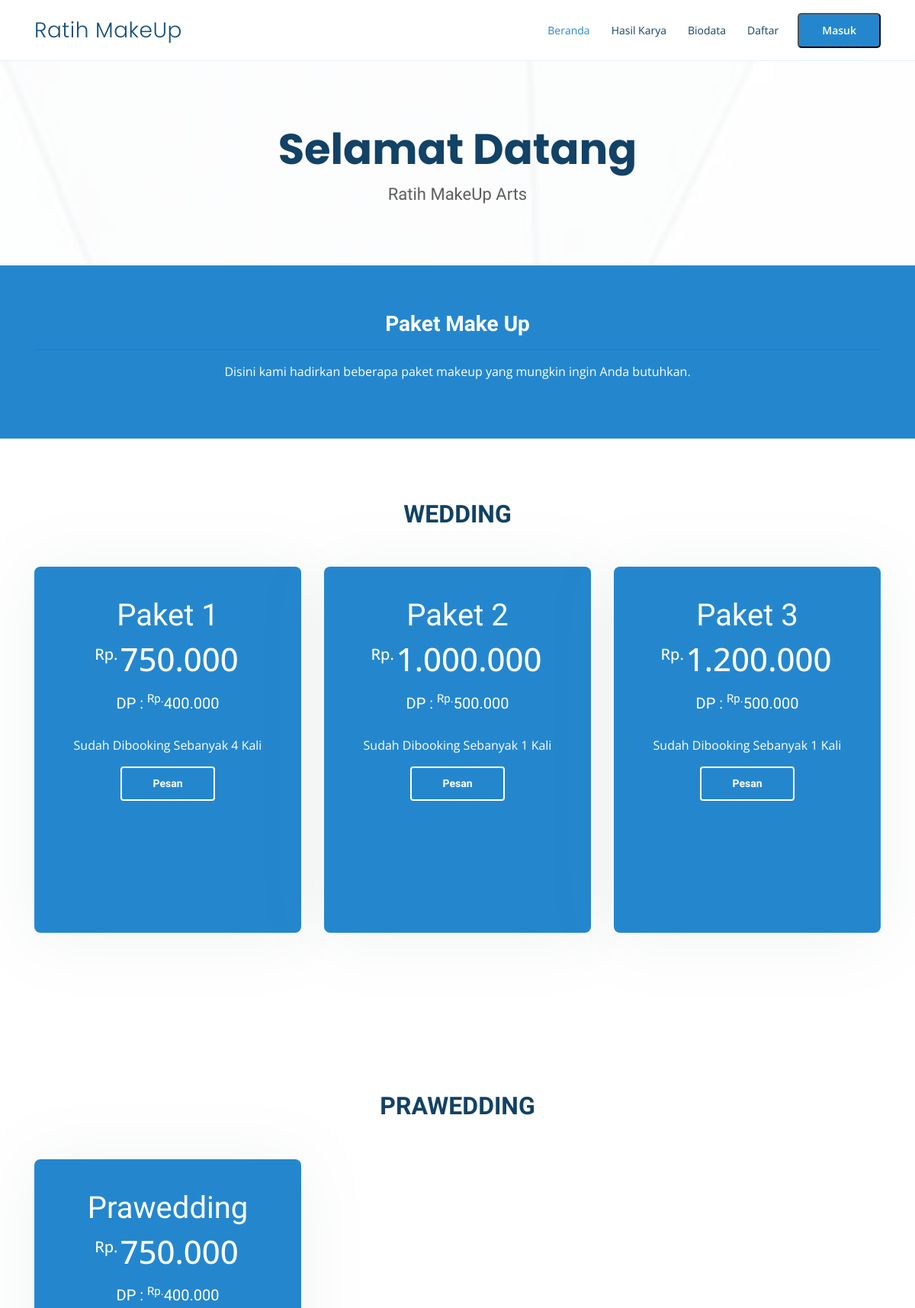
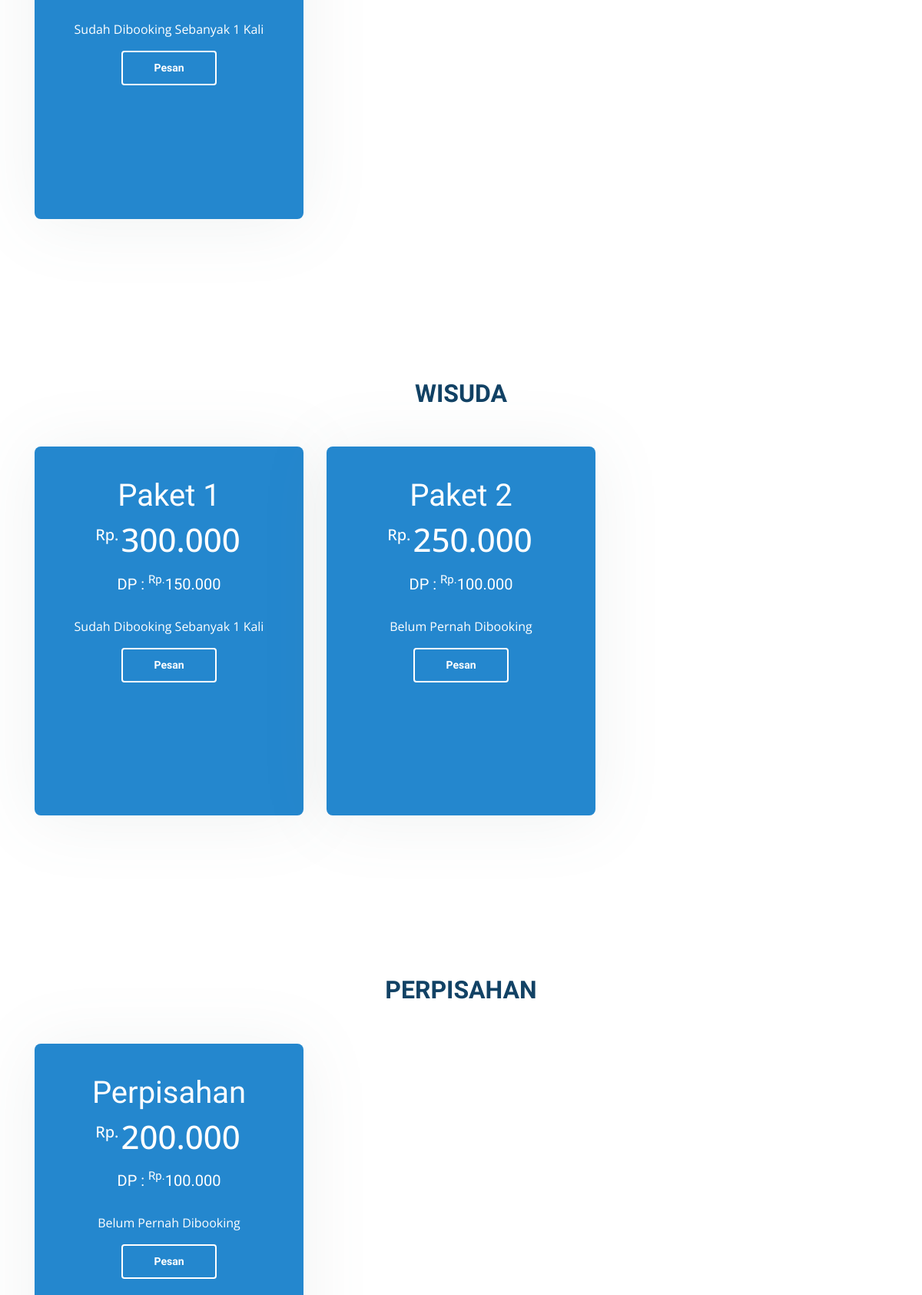
The page / (upper part) on the database its author committed (2 pictures, top to bottom).
### tables this page shows
CREATE TABLE `tb_makeup` (
  `id_makeup` int(11) NOT NULL,
  `nm_makeup` varchar(50) NOT NULL,
  `deskripsi` text NOT NULL,
  `lokasi_makeup` varchar(50) NOT NULL
);

CREATE TABLE `tb_paket_makeup` (
  `id_paket` int(11) NOT NULL,
  `id_makeup` int(11) NOT NULL,
  `nm_paket` varchar(100) NOT NULL,
  `harga_paket` int(11) NOT NULL,
  `deskripsi` text DEFAULT NULL,
  `batas_booking_per_hari` int(11) NOT NULL,
  `biaya_dp` int(11) NOT NULL,
  `foto` text NOT NULL,
  `jumlah_orang` int(11) NOT NULL DEFAULT 1
);

### application/core/MY_Controller.php (called while the page is built, shortened)
<?php
class MY_Controller extends CI_Controller
{
	public function view_frontend($view, $data = null)
	{
		$this->load->view('user/templateFrontend/header');
		$this->load->view('user/templateFrontend/navbar');
		$this->load->view($view, $data);
		$this->load->view('user/templateFrontend/footer');
	}
}

### application/controllers/user/Dashboard.php (called while the page is built, shortened)
<?php
class Dashboard extends MY_Controller
{
	public function index()
	{
		$data['makeup'] = $this->makeupModel->getAll();
		$data_makeup = $this->makeupModel->getAll();
		foreach ($data_makeup as $no => $makeup) {
			$data['makeup'][$no]->paket = new stdClass();
			$data['makeup'][$no]->paket = $this->paketMakeupModel->getByMakeup($makeup->id_makeup);
		}
		$this->view_frontend('user/dashboard', $data);
	}
}

### index.php (called while the page is built, shortened)
<?php
require_once BASEPATH.'core/CodeIgniter.php';

### application/models/Backend/Makeup_Model.php (called while the page is built, shortened)
<?php defined('BASEPATH') or exit('No direct script access allowed');
class Makeup_Model extends CI_Model
{
	private $_table = "tb_makeup";
	public function getAll()
	{
		return $this->db->get($this->_table)->result();
	}
}

### application/models/Backend/Paket_Makeup_Model.php (called while the page is built, shortened)
<?php defined('BASEPATH') or exit('No direct script access allowed');
class Paket_Makeup_Model extends CI_Model
{
	public function getByMakeup($id_makeup)
	{
		return $this->db->query("Select
									tb_paket_makeup.*,
									(SELECT COUNT(*)
									FROM tb_booking WHERE tb_booking.id_paket = tb_paket_makeup.id_paket AND tb_booking.status IN ('Sudah Bayar DP', 'Sudah Lunas')) AS jumlah_booking
									 FROM tb_paket_makeup WHERE tb_paket_makeup.id_makeup = " . $id_makeup)->result();
	}
}

### application/views/user/dashboard.php (the view, shortened to what this page needs)
<section id="hero" class="d-flex align-items-center" style="height: 80%;">
    <div class="container position-relative" data-aos="fade-up" data-aos-delay="100">
        <div class="row justify-content-center">
            <div class="col-xl-12 col-lg-12 col-md-12 col-xs-12 text-center">
                <h1>Selamat Datang</h1>
                <h2>Ratih MakeUp Arts</h2>
            </div>
        </div>
    </div>
</section>
<main id="main">
    <section id="cta" class="cta">
        <div class="container" data-aos="zoom-in">
            <div class="text-center">
                <h3>Paket Make Up</h3>
                <hr>
                <p> Disini kami hadirkan beberapa paket makeup yang mungkin ingin Anda butuhkan.</p>
            </div>
        </div>
    </section>
    <?php foreach ($makeup as $mp) : ?>
        <section id="pricing" class="pricing">
            <div class="container" data-aos="fade-up">
                <div class="section-title">
                    <h2><?= $mp->nm_makeup ?></h2>
                </div>
                <div class="row">
                    <?php foreach ($mp->paket as $paket) : ?>
                        <div class="col-lg-4 col-md-6 mt-4 mt-md-0 mb-5" data-aos="zoom-in" data-aos-delay="100">
                            <div class="box featured" style="height: 30rem;">
                                <h1 style="color: white;"><?= $paket->nm_paket ?></h1>
                                <h4><sup>Rp.</sup><?= number_format($paket->harga_paket, '0', ',', '.') ?></h4>
                                <?php if ($paket->biaya_dp > 0) { ?>
                                    <h5 style="color: white;">DP : <sup>Rp.</sup><?= number_format($paket->biaya_dp, '0', ',', '.') ?></h5>
                                <?php }  ?>
                                <div class="btn-wrap">
                                    <p style="color: white;">
                                        <?php
                                            if($paket->jumlah_booking == 0)
                                            {
                                        ?>
                                                Belum Pernah Dibooking
                                        <?php
                                            }
                                            else
                                            {
                                        ?>
                                            Sudah Dibooking Sebanyak <?=$paket->jumlah_booking?> Kali
                                        <?php
                                            }
                                        ?>
                                    </p>
                                    <a href="<?php echo base_url('booking/') . $paket->id_paket ?>" class="btn-buy">Pesan</a>
                                </div>
                            </div>
                        </div>
                    <?php endforeach; ?>
                </div>
            </div>
        </section>
    <?php endforeach; ?>
</main>

### assets/assetsfe/css/style.css (style rules this page uses)
body { font-family: "Open Sans", sans-serif; color: #444444; }
a { color: #2487ce; }
h1, h2, h3, h4, h5, h6 { font-family: "Raleway", sans-serif; }
#hero { width: 100%; height: 100vh; position: relative; background: url("../img/hero-bg.jpg") top center; background-size: cover; position: relative; }
#hero:before { content: ""; background: rgba(255, 255, 255, 0.8); position: absolute; bottom: 0; top: 0; left: 0; right: 0; }
#hero .container { padding-top: 80px; }
#hero h1 { margin: 0; font-size: 56px; font-weight: 700; line-height: 72px; color: #124265; font-family: "Poppins", sans-serif; }
#hero h2 { color: #5e5e5e; margin: 10px 0 0 0; font-size: 22px; }
@media (min-width: 1024px) { #hero { background-attachment: fixed; } }
section { padding: 80px 0; }
.section-title { text-align: center; padding-bottom: 30px; }
.section-title h2 { font-size: 32px; font-weight: bold; text-transform: uppercase; margin-bottom: 20px; padding-bottom: 0; color: #124265; }
.cta { background: #2487ce; background-size: cover; padding: 60px 0; }
.cta h3 { color: #fff; font-size: 28px; font-weight: 700; }
.cta p { color: #fff; }
.pricing .box { padding: 40px 20px; text-align: center; border-radius: 8px; position: relative; overflow: hidden; background: #fefefe; box-shadow: 0px 5px 90px 0px rgba(110, 123, 131, 0.1); }
.pricing .box h4 { font-size: 42px; color: #2487ce; font-weight: 500; font-family: "Open Sans", sans-serif; margin-bottom: 20px; }
.pricing .box h4 sup { font-size: 20px; top: -15px; left: -3px; }
.pricing .box .btn-wrap { padding: 15px; text-align: center; }
.pricing .box .btn-buy { display: inline-block; padding: 10px 40px; border-radius: 4px; color: #2487ce; transition: none; font-size: 14px; font-weight: 400; font-family: "Raleway", sans-serif; font-weight: 600; transition: 0.3s; border: 2px solid #2487ce; }
.pricing .featured { background: #2487ce; }
.pricing .featured h3, .pricing .featured h4, .pricing .featured h4 span, .pricing .featured ul, .pricing .featured ul .na { color: #fff; }
.pricing .featured .btn-wrap { padding: 15px; text-align: center; }
.pricing .featured .btn-buy { color: #fff; border: 2px solid #fff; }

### rows shown on the page
tb_makeup: nm_makeup "WEDDING"
tb_paket_makeup: nm_paket "Paket 1", harga_paket "750.000", biaya_dp "400.000", jumlah_booking "4"
tb_paket_makeup: nm_paket "Paket 2", harga_paket "1.000.000", biaya_dp "500.000", jumlah_booking "1"
tb_paket_makeup: nm_paket "Paket 3", harga_paket "1.200.000", biaya_dp "500.000", jumlah_booking "1"
tb_makeup: nm_makeup "PRAWEDDING"
tb_paket_makeup: nm_paket "Prawedding", harga_paket "750.000", biaya_dp "400.000", jumlah_booking "1"
tb_makeup: nm_makeup "WISUDA"
tb_paket_makeup: nm_paket "Paket 1", harga_paket "300.000", biaya_dp "150.000", jumlah_booking "1"
tb_paket_makeup: nm_paket "Paket 2", harga_paket "250.000", biaya_dp "100.000", shows "Belum Pernah Dibooking"
tb_makeup: nm_makeup "PERPISAHAN"
tb_paket_makeup: nm_paket "Perpisahan", harga_paket "200.000", biaya_dp "100.000", shows "Belum Pernah Dibooking"
